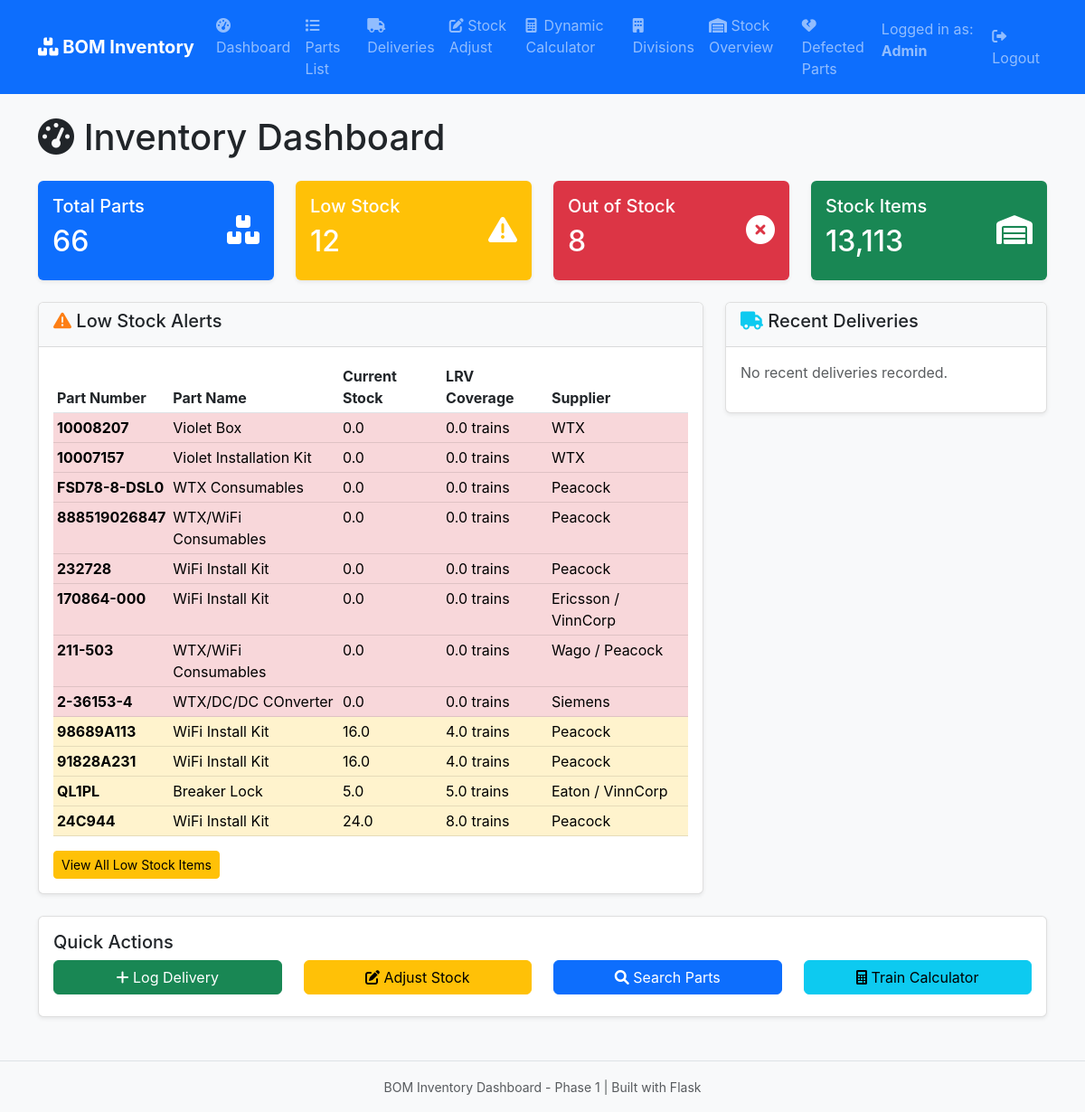
The app's page / (signed in) with its own data.
### app/models.py (models this page shows, shortened)
class MainBOMStorage(db.Model):
    __tablename__ = 'main_bom_storage'
    id = db.Column(db.Integer, primary_key=True)
    part_number = db.Column(db.String(100), nullable=False, unique=True, index=True)
    part_name = db.Column(db.String(200), nullable=False, index=True)
    description = db.Column(db.Text)
    supplier = db.Column(db.String(100), nullable=False, index=True)
    component = db.Column(db.String(100), index=True)  # Which part of installation
    qty_per_lrv = db.Column(db.Float, nullable=False, default=0.0)
    total_needed_233_lrv = db.Column(db.Float, nullable=False, default=0.0)
    qty_on_site = db.Column(db.Float, nullable=False, default=0.0)
    qty_shipped_out = db.Column(db.Float, nullable=False, default=0.0)
    qty_current_stock = db.Column(db.Float, nullable=False, default=0.0, index=True)
    qty_ordered = db.Column(db.Float, nullable=False, default=0.0)
    back_order_qty = db.Column(db.Float, nullable=False, default=0.0)
    consumable_or_essential = db.Column(db.String(20), default='Essential', index=True)
    order_status = db.Column(db.String(50))
    notes = db.Column(db.Text)
    lrv_coverage = db.Column(db.Float, nullable=False, default=0.0, index=True)  # How many LRVs current stock covers
    created_at = db.Column(db.DateTime, default=datetime.utcnow, index=True)
    updated_at = db.Column(db.DateTime, default=datetime.utcnow, onupdate=datetime.utcnow)

### app/routes.py (the view)
@main.route('/')
def dashboard():
    total_parts = MainBOMStorage.query.count()
    low_stock_parts = MainBOMStorage.query.filter(
        MainBOMStorage.lrv_coverage < 10
    ).count()
    out_of_stock_parts = MainBOMStorage.query.filter(
        MainBOMStorage.qty_current_stock <= 0
    ).count()
    recent_deliveries = DeliveryLog.query.order_by(DeliveryLog.created_at.desc()).limit(10).all()
    low_stock_items = MainBOMStorage.query.filter(
        MainBOMStorage.lrv_coverage < 10
    ).limit(15).all()
    total_stock_items = db.session.query(
        db.func.sum(db.func.coalesce(MainBOMStorage.qty_current_stock, 0.0))
    ).scalar() or 0
    return render_template('dashboard.html',
                         total_parts=total_parts,
                         low_stock_parts=low_stock_parts,
                         out_of_stock_parts=out_of_stock_parts,
                         total_stock_items=int(total_stock_items),
                         recent_deliveries=recent_deliveries,
                         low_stock_items=low_stock_items)

### app/routes.py (called while the page is built)
@main.before_request
def require_login():
    allowed_endpoints = ['main.login', 'main.admin_login', 'main.login_viewer', 'static']
    if 'role' not in session and request.endpoint not in allowed_endpoints:
        return redirect(url_for('main.login'))

### app/templates/dashboard.html (shortened to what this page needs)
{% extends "base.html" %}
{% block content %}
<div class="row">
    <div class="col-12">
        <h1 class="mb-4">
            <i class="fas fa-tachometer-alt"></i> Inventory Dashboard
        </h1>
    </div>
</div>
<div class="row mb-4">
    <div class="col-md-3">
        <div class="card bg-primary text-white">
            <div class="card-body">
                <div class="d-flex justify-content-between">
                    <div>
                        <h5 class="card-title">Total Parts</h5>
                        <h2>{{ total_parts }}</h2>
                    </div>
                    <div class="align-self-center">
                        <i class="fas fa-boxes fa-2x"></i>
                    </div>
                </div>
            </div>
        </div>
    </div>
    <div class="col-md-3">
        <div class="card bg-warning text-white">
            <div class="card-body">
                <div class="d-flex justify-content-between">
                    <div>
                        <h5 class="card-title">Low Stock</h5>
                        <h2>{{ low_stock_parts }}</h2>
                    </div>
                    <div class="align-self-center">
                        <i class="fas fa-exclamation-triangle fa-2x"></i>
                    </div>
                </div>
            </div>
        </div>
    </div>
    <div class="col-md-3">
        <div class="card bg-danger text-white">
            <div class="card-body">
                <div class="d-flex justify-content-between">
                    <div>
                        <h5 class="card-title">Out of Stock</h5>
                        <h2>{{ out_of_stock_parts }}</h2>
                    </div>
                    <div class="align-self-center">
                        <i class="fas fa-times-circle fa-2x"></i>
                    </div>
                </div>
            </div>
        </div>
    </div>
    <div class="col-md-3">
        <div class="card bg-success text-white">
            <div class="card-body">
                <div class="d-flex justify-content-between">
                    <div>
                        <h5 class="card-title">Stock Items</h5>
                        <h2>{{ "{:,}".format(total_stock_items) }}</h2>
                    </div>
                    <div class="align-self-center">
                        <i class="fas fa-warehouse fa-2x"></i>
                    </div>
                </div>
            </div>
        </div>
    </div>
</div>
<div class="row">
    <div class="col-md-8">
        <div class="card">
            <div class="card-header">
                <h5><i class="fas fa-exclamation-triangle text-warning"></i> Low Stock Alerts</h5>
            </div>
            <div class="card-body">
                {% if low_stock_items %}
                <div class="table-responsive">
                    <table class="table table-sm">
                        <thead>
                            <tr>
                                <th>Part Number</th>
                                <th>Part Name</th>
                                <th>Current Stock</th>
                                <th>LRV Coverage</th>
                                <th>Supplier</th>
                            </tr>
                        </thead>
                        <tbody>
                            {% for item in low_stock_items %}
                            <tr class="{% if item.qty_current_stock <= 0 %}table-danger{% else %}table-warning{% endif %}">
                                <td><strong>{{ item.part_number }}</strong></td>
                                <td>{{ item.part_name }}</td>
                                <td>{{ item.qty_current_stock }}</td>
                                <td>{{ "%.1f"|format(item.lrv_coverage) }} trains</td>
                                <td>{{ item.supplier }}</td>
                            </tr>
                            {% endfor %}
                        </tbody>
                    </table>
                </div>
                <a href="{{ url_for('main.parts_list', low_stock_only='low') }}" class="btn btn-warning btn-sm">
                    View All Low Stock Items
                </a>
                {% else %}
                <p class="text-success">No low stock alerts! All parts have sufficient inventory.</p>
                {% endif %}
            </div>
        </div>
    </div>
    <div class="col-md-4">
        <div class="card">
            <div class="card-header">
                <h5><i class="fas fa-truck text-info"></i> Recent Deliveries</h5>
            </div>
            <div class="card-body">
                {% if recent_deliveries %}
                {% for delivery in recent_deliveries %}
                <div class="border-bottom pb-2 mb-2">
                    <strong>{{ delivery.part_number }}</strong><br>
                    <small class="text-muted">
                        {{ delivery.quantity_received }} units from {{ delivery.supplier }}<br>
                        {{ delivery.date_received.strftime('%Y-%m-%d') }}
                    </small>
                </div>
                {% endfor %}
                <a href="{{ url_for('main.delivery_log') }}" class="btn btn-info btn-sm">
                    View All Deliveries
                </a>
                {% else %}
                <p class="text-muted">No recent deliveries recorded.</p>
                {% endif %}
            </div>
        </div>
    </div>
</div>
{% if session.get('role') == 'admin' %}
<div class="row mt-4">
    <div class="col-12">
        <div class="card">
            <div class="card-body">
                <h5 class="card-title">Quick Actions</h5>
                <div class="row">
                    <div class="col-md-3">
                        <a href="{{ url_for('main.delivery_log') }}" class="btn btn-success d-block mb-2">
                            <i class="fas fa-plus"></i> Log Delivery
                        </a>
                    </div>
                    <div class="col-md-3">
                        <a href="{{ url_for('main.stock_adjustment') }}" class="btn btn-warning d-block mb-2">
                            <i class="fas fa-edit"></i> Adjust Stock
                        </a>
                    </div>
                    <div class="col-md-3">
                        <a href="{{ url_for('main.parts_list') }}" class="btn btn-primary d-block mb-2">
                            <i class="fas fa-search"></i> Search Parts
                        </a>
                    </div>
                    <div class="col-md-3">
                        <a href="{{ url_for('main.train_calculator') }}" class="btn btn-info d-block mb-2">
                            <i class="fas fa-calculator"></i> Train Calculator
                        </a>
                    </div>
                </div>
            </div>
        </div>
    </div>
</div>
{% endif %}
{% endblock %}

### app/templates/static/style.css (style rules this page uses)
body { font-family: -apple-system, BlinkMacSystemFont, "Segoe UI", Roboto, "Helvetica Neue", Arial, sans-serif; background-color: #f8f9fa; }
.card { box-shadow: 0 0.125rem 0.25rem rgba(0, 0, 0, 0.075); border: 1px solid rgba(0, 0, 0, 0.125); }
.card-header { background-color: #f8f9fa; border-bottom: 1px solid rgba(0, 0, 0, 0.125); }
.text-warning { color: #fd7e14 !important; }
.table-danger { background-color: rgba(220, 53, 69, 0.1); }
.table-warning { background-color: rgba(255, 193, 7, 0.1); }
.card.bg-primary, .card.bg-success, .card.bg-warning, .card.bg-danger { border: none; }
.card.bg-primary .card-body, .card.bg-success .card-body, .card.bg-warning .card-body, .card.bg-danger .card-body { color: white; }

### records on screen
MainBOMStorage: part_number "10008207", part_name "Violet Box", qty_current_stock "0.0", lrv_coverage "0.0", supplier "WTX"
MainBOMStorage: part_number "10007157", part_name "Violet Installation Kit", qty_current_stock "0.0", lrv_coverage "0.0", supplier "WTX"
MainBOMStorage: part_number "FSD78-8-DSL0", part_name "WTX Consumables", qty_current_stock "0.0", lrv_coverage "0.0", supplier "Peacock"
MainBOMStorage: part_number "888519026847", part_name "WTX/WiFi Consumables", qty_current_stock "0.0", lrv_coverage "0.0", supplier "Peacock"
MainBOMStorage: part_number "232728", part_name "WiFi Install Kit", qty_current_stock "0.0", lrv_coverage "0.0", supplier "Peacock"
MainBOMStorage: part_number "170864-000", part_name "WiFi Install Kit", qty_current_stock "0.0", lrv_coverage "0.0", supplier "Ericsson / VinnCorp"
MainBOMStorage: part_number "211-503", part_name "WTX/WiFi Consumables", qty_current_stock "0.0", lrv_coverage "0.0", supplier "Wago / Peacock"
MainBOMStorage: part_number "2-36153-4", part_name "WTX/DC/DC COnverter", qty_current_stock "0.0", lrv_coverage "0.0", supplier "Siemens"
MainBOMStorage: part_number "98689A113", part_name "WiFi Install Kit", qty_current_stock "16.0", lrv_coverage "4.0", supplier "Peacock"
MainBOMStorage: part_number "91828A231", part_name "WiFi Install Kit", qty_current_stock "16.0", lrv_coverage "4.0", supplier "Peacock"
MainBOMStorage: part_number "QL1PL", part_name "Breaker Lock", qty_current_stock "5.0", lrv_coverage "5.0", supplier "Eaton / VinnCorp"
MainBOMStorage: part_number "24C944", part_name "WiFi Install Kit", qty_current_stock "24.0", lrv_coverage "8.0", supplier "Peacock"

### other values on screen
{{ session['role']|capitalize }} "Admin"
{{ total_parts }} "66"
{{ low_stock_parts }} "12"
{{ out_of_stock_parts }} "8"
{{ "{:,}".format(total_stock_items) }} "13,113"
